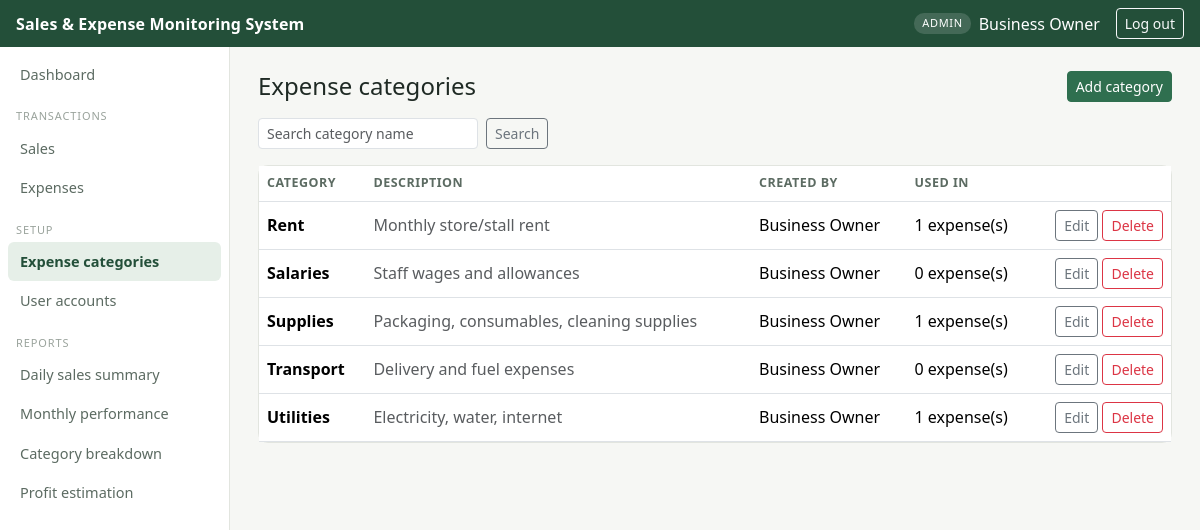
The app's page /app/modules/categories/list.php (signed in) with its own data.
### tables this page shows
CREATE TABLE expense_categories (
    category_id     INT AUTO_INCREMENT PRIMARY KEY,
    category_name   VARCHAR(50)  NOT NULL UNIQUE,
    description     VARCHAR(150) NULL,
    created_by      INT NOT NULL,
    created_at      TIMESTAMP NOT NULL DEFAULT CURRENT_TIMESTAMP,
    CONSTRAINT fk_category_creator
        FOREIGN KEY (created_by) REFERENCES users(user_id)
        ON UPDATE CASCADE ON DELETE RESTRICT
);

CREATE TABLE users (
    user_id         INT AUTO_INCREMENT PRIMARY KEY,
    username        VARCHAR(50)  NOT NULL UNIQUE,
    password_hash   VARCHAR(255) NOT NULL,
    full_name       VARCHAR(100) NOT NULL,
    role            ENUM('admin', 'staff') NOT NULL DEFAULT 'staff',
    status          ENUM('active', 'inactive') NOT NULL DEFAULT 'active',
    created_at      TIMESTAMP NOT NULL DEFAULT CURRENT_TIMESTAMP
);

### app/modules/categories/list.php (the view, shortened to what this page needs)
<?php
require_once __DIR__ . '/../../includes/auth.php';
$search = trim($_GET['q'] ?? '');
$sql = "SELECT c.category_id, c.category_name, c.description, u.full_name AS created_by, c.created_at,
               (SELECT COUNT(*) FROM expenses e WHERE e.category_id = c.category_id) AS usage_count
        FROM expense_categories c
        JOIN users u ON u.user_id = c.created_by";
$sql .= " ORDER BY c.category_name";
$stmt = $conn->prepare($sql);
$stmt->execute();
$categories = $stmt->get_result();
include __DIR__ . '/../../includes/header.php';
?>
<div class="d-flex justify-content-between align-items-center mb-3">
  <h1 class="h4 mb-0">Expense categories</h1>
  <a href="add.php" class="btn btn-brand btn-sm">Add category</a>
</div>
<form class="row g-2 mb-3" method="get">
  <div class="col-auto">
    <input type="text" name="q" class="form-control form-control-sm" placeholder="Search category name"
           value="<?= htmlspecialchars($search) ?>">
  </div>
  <div class="col-auto">
    <button class="btn btn-sm btn-outline-secondary">Search</button>
  </div>
</form>
<div class="card p-0">
  <table class="table mb-0 align-middle">
    <thead>
      <tr><th>Category</th><th>Description</th><th>Created by</th><th>Used in</th><th></th></tr>
    </thead>
    <tbody>
      <?php while ($c = $categories->fetch_assoc()): ?>
        <tr>
          <td class="fw-semibold"><?= htmlspecialchars($c['category_name']) ?></td>
          <td class="text-muted"><?= htmlspecialchars($c['description'] ?: '—') ?></td>
          <td><?= htmlspecialchars($c['created_by']) ?></td>
          <td><?= (int) $c['usage_count'] ?> expense(s)</td>
          <td class="text-end">
            <a href="edit.php?id=<?= $c['category_id'] ?>" class="btn btn-sm btn-outline-secondary">Edit</a>
            <a href="delete.php?id=<?= $c['category_id'] ?>" class="btn btn-sm btn-outline-danger"
               onclick="return confirm('Delete this category? This cannot be undone.');">Delete</a>
          </td>
        </tr>
      <?php endwhile; ?>
    </tbody>
  </table>
</div>
<?php include __DIR__ . '/../../includes/footer.php'; ?>

### app/assets/css/style.css (style rules this page uses)
:root { --ink: #1f2a24; --ink-muted: #5c6b62; --surface: #f6f7f4; --card: #ffffff; --line: #e2e5df; --accent: #2f6f4f; --accent-dark: #234f39; --accent-soft: #e6efe8; --warn: #b5651d; --danger: #a3342b; }
body { background: var(--surface); color: var(--ink); font-family: "Segoe UI", Roboto, -apple-system, sans-serif; }
.card { border: 1px solid var(--line); border-radius: 10px; }
.btn-brand { background: var(--accent); border-color: var(--accent); color: #fff; }
table.table thead th { font-size: 12.5px; text-transform: uppercase; letter-spacing: .04em; color: var(--ink-muted); border-bottom-width: 1px; }

### records on screen
expense_categories: category_name "Rent", description "Monthly store/stall rent", created_by.full_name "Business Owner", usage_count "1"
expense_categories: category_name "Salaries", description "Staff wages and allowances", created_by.full_name "Business Owner", usage_count "0"
expense_categories: category_name "Supplies", description "Packaging, consumables, cleaning supplies", created_by.full_name "Business Owner", usage_count "1"
expense_categories: category_name "Transport", description "Delivery and fuel expenses", created_by.full_name "Business Owner", usage_count "0"
expense_categories: category_name "Utilities", description "Electricity, water, internet", created_by.full_name "Business Owner", usage_count "1"

### other values on screen
$user['role'] "ADMIN"
$user['full_name'] "Business Owner"
